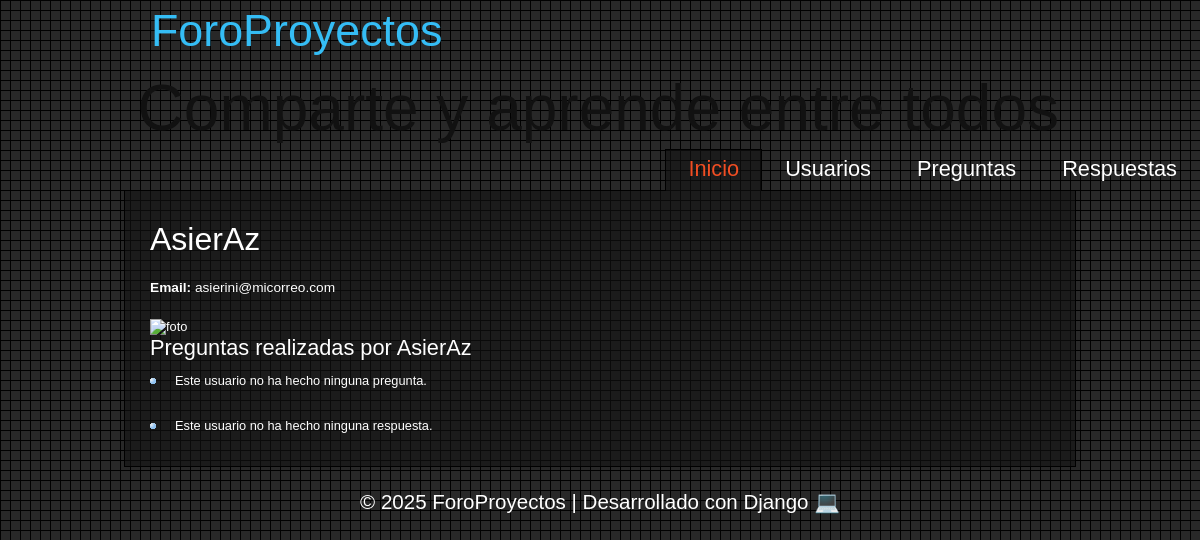
The page /ForoProyectos/usuario/2 on the database as committed earlier.
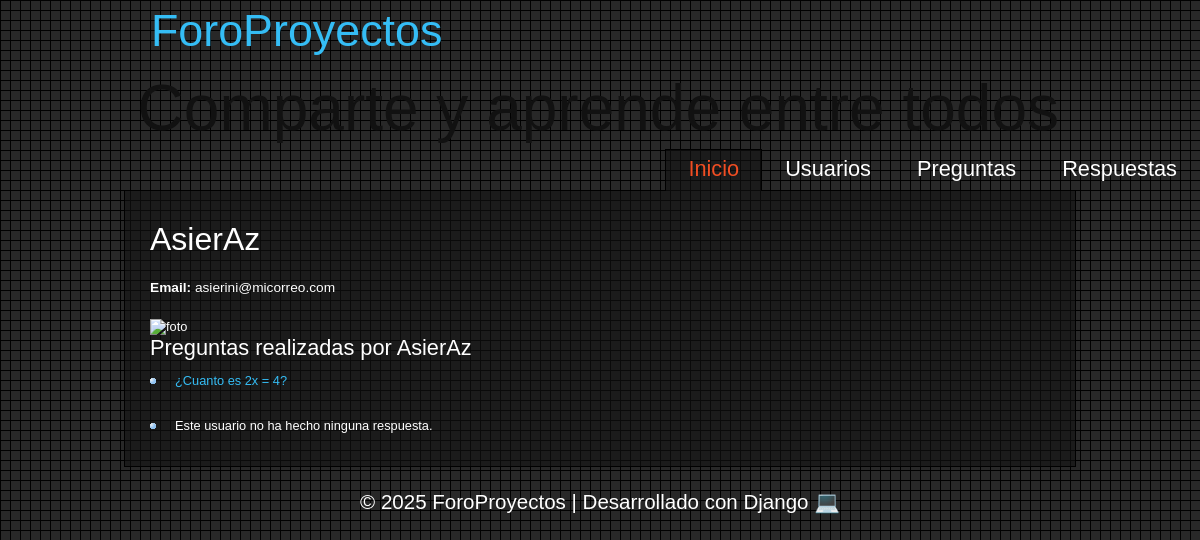
The same page on the database as committed later.
### ForoProyectos/models.py (models this page shows, shortened)
class Pregunta(models.Model):
    titulo = models.CharField(max_length=200)
    contenido = models.TextField(max_length=2000)
    autor = models.ForeignKey(Usuario, on_delete=models.CASCADE, related_name="preguntas")
    foto = models.URLField(blank=True, null=True)
    class Meta:
        verbose_name = "Pregunta"
        verbose_name_plural = "Preguntas"

### ForoProyectos/views.py (the view)
# urls.py: path('usuario/<int:pk>', views.UsuarioDetailView.as_view(), name='detalle_usuario'),
class UsuarioDetailView(DetailView):
    model = Usuario
    template_name = "usuario/detalle_usuario.html"
    context_object_name = "usuario"

### ForoProyectos/templates/usuario/detalle_usuario.html (shortened to what this page needs)
{% extends 'base.html' %}
{% load static %}
{% block contenido %}
    <h1>{{ usuario.username }}</h1>
    <p><strong>Email:</strong> {{ usuario.email }}</p>
    <img src="{{ usuario.foto}}" alt="foto" width="500px">
    <h2>Preguntas realizadas por {{ usuario.username }}</h2>
    <ul>
        {% for pregunta in usuario.preguntas.all %}
        <li>
            <a href="{% url 'detalle_preguntas' pregunta.id %}">{{ pregunta.titulo }}</a>
        </li>
        {% empty %}
        <li>Este usuario no ha hecho ninguna pregunta.</li>
        {% endfor %}
    </ul>
    <ul>
        {% for respuesta in usuario.respuestas_autor.all %}
        <li>
            <a href="{% url 'detalle_respuestas' respuesta.id %}">{{ respuesta.contenido }}</a>
        </li>
        {% empty %}
        <li>Este usuario no ha hecho ninguna respuesta.</li>
        {% endfor %}
    </ul>
{% endblock %}

Rows that differ between the two databases and show on the page:
added Pregunta: titulo "¿Cuanto es 2x = 4?"
Other text that changed with them:
text no longer shown: "Este usuario no ha hecho ninguna pregunta."
